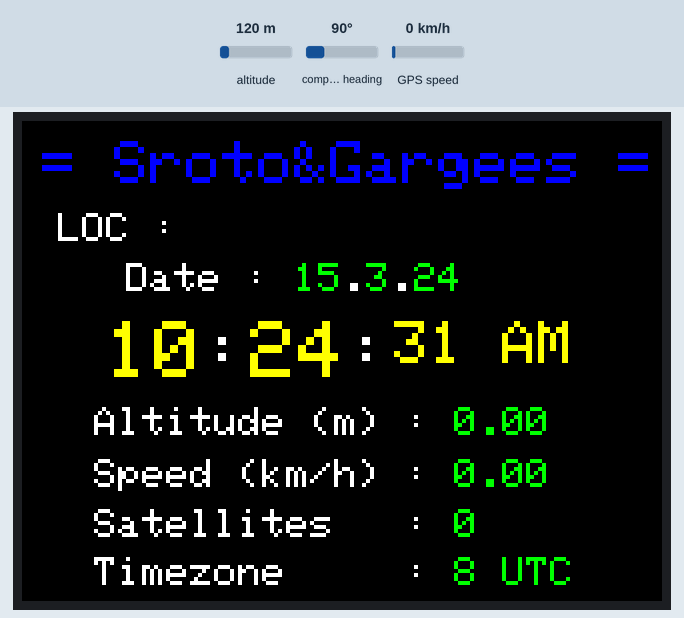
Recording of a sketch running on a simulated Arduino Uno, built with avr-gcc and run on an emulated ATmega328P. Parts: 320×240 colour display. The inputs (shaded band) are chosen by the test bench; at power-on: altitude 120 m, GPS speed 0 km/h, compass heading 90°. The GPS gets a fix after 3 s at 37.7749, -122.4194 with 8 satellites.

Above: at 1.6 s.
1.7 s: altitude set to 20 m
At 3.8 s:
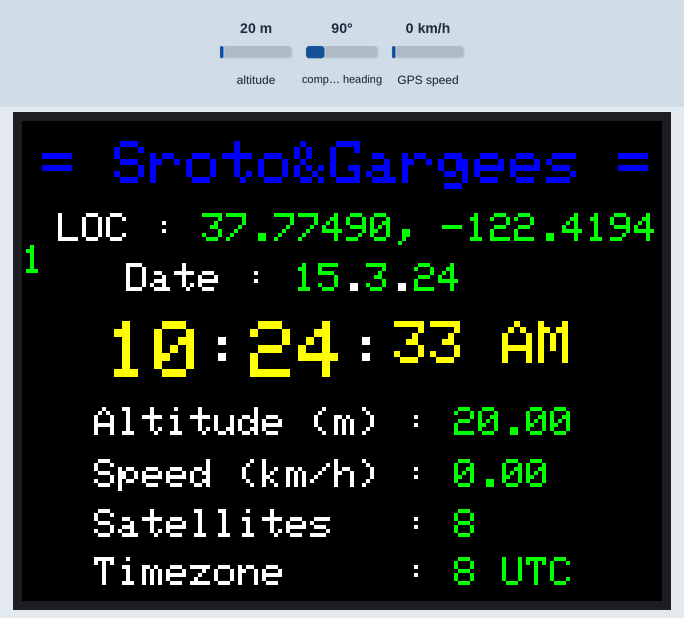
4.6 s: GPS speed set to 2 km/h
At 5.4 s:
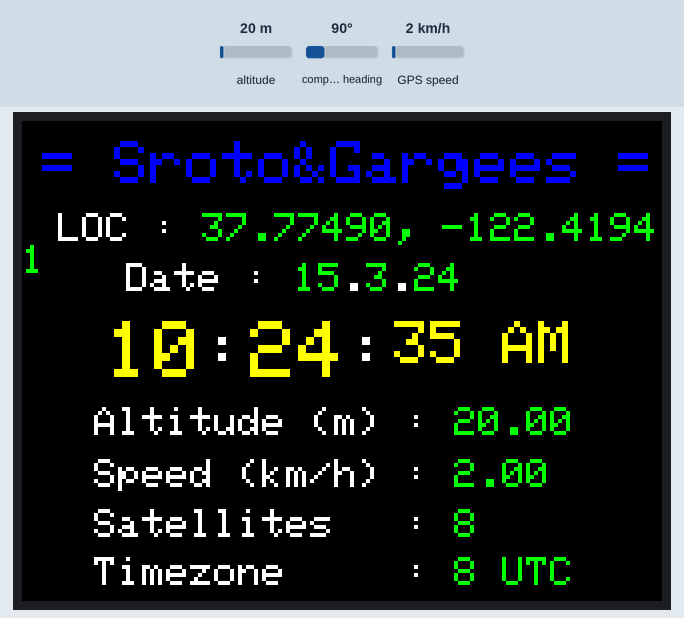
6.6 s: altitude set to 250 m
At 7.8 s:
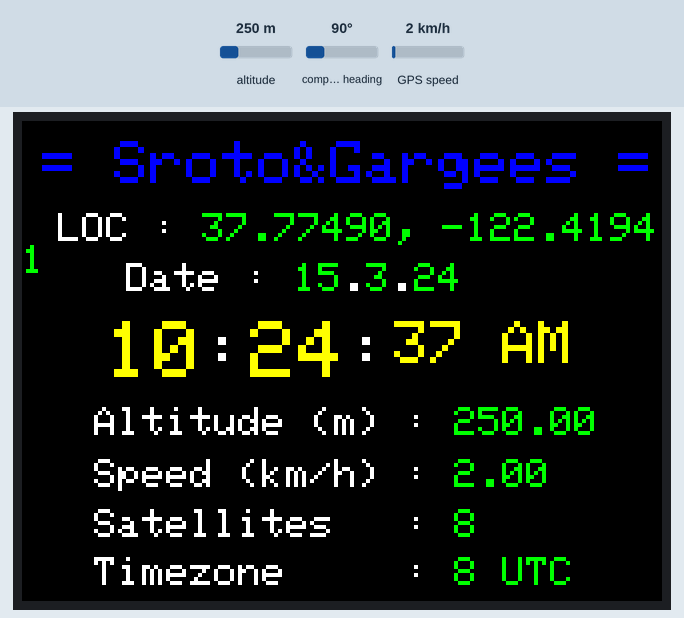
8.6 s: GPS speed set to 30 km/h
At 9.8 s:
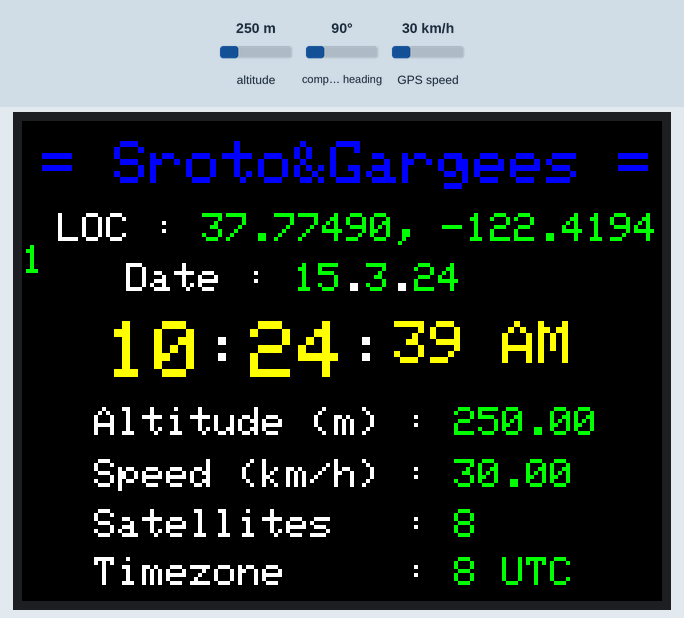
Timing chart, 0 to 11.6 s (numbered marks = the images above; inputs shaded):
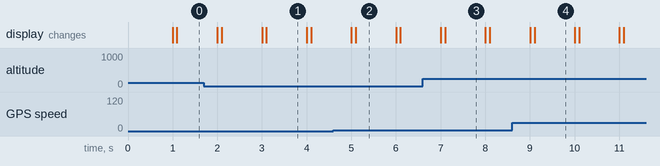

Measured:
- what the display in image 1 shows lasts 0.9 s, from 3.1 s to 4.0 s

The sketch:

NEO-6M-GPS-MCUFRIEND_8_GMT_v4.2.ino
```cpp
/*
MCUFRIEND TFT + NEO-6M + SMD UNO + UNO SCREW SHIELD = SOMEWHAT CHEAPEST/SIMPLE STRATUM 1  NON-DST +8 PRECISION GPS CLOCK
Devoloped by http://srotogargees.business.site/

 ** Version 2 Bugfix **

 - 12-H AM/PM version
 - added leading zero to min & seconds ,update every seconds.
 - Note: Decoded Coordinate,Altitude,Speed & Satellites count might not be as accurate as the prioritized CLOCK display.
 - PRECISION = +/- 1 Second on lock vs MCU processing speed + display latency.
 - Clock Accuracy compared to NTP = +/- 500 Millis - 1 Second.
 - Allow few minutes,place GPS near windows for fast sat lock.
 - Non-DST +8 GMT/UTC Timezone covers 4 Billion population.
 - Irkutsk,Shanghai,Beijing,Taipei,Hong Kong,Manila,Kuala Lumpur,Singapore,Makassar & Perth.
 - NEO_TX->PIN 10((UNOSS*RX)only rec),NEO_RX->UNOSS*TX can be ignored(no transmit to sat).
 - or find a software serial pin that will not conflict with display pins.
 - SS*=Software Serial ,pins that mimics MCU RX&TX to counter upload failure if RX/TX were utilised.
 - Feel free to mod according to your pref(opensourced).STM MCU,OLED,8-Seg,LedMatrix,Serial Monitor...etc
 - Simple/Fast 150 line Hobbist project.

*/

#include <Adafruit_GFX.h>
#include <MCUFRIEND_kbv.h>
#include <NeoSWSerial.h>
#include <NMEAGPS.h>

MCUFRIEND_kbv tft;

#define BLACK   0x0000
#define BLUE    0x001F
#define RED     0xF800
#define GREEN   0x07E0
#define CYAN    0x07FF
#define MAGENTA 0xF81F
#define YELLOW  0xFFE0
#define WHITE   0xFFFF

NMEAGPS gps;
gps_fix fix;
uint8_t fixCount;
NeoSWSerial serialgps(10,0);	//NEOTX->UNOSS*RX,NEORX<-UNOSS*TX

int h;  	//  Global localised variable declaration for 12-hour AM/PM format
String M;	//  Variable Meridian AM/PM

const int32_t zone_hours= +8L; 	// Timezone for non-Daylight Saving zone

void setup()
{
 tft.reset();
 uint16_t identifier = tft.readID();
 //Serial.print("ID = 0x");
 //Serial.println(identifier, HEX);
 if (identifier == 0xEFEF) identifier = 0x9486;
 tft.begin(identifier);
 serialgps.begin(9600);
 tft.setTextColor(GREEN);
 tft.setRotation(3); 				//Portrait(0=4),Landscape(1=5).Portrait Reversed 2=6
 tft.setCursor(50, 65);
 tft.setTextSize(3);
 tft.print("S&G GPS TIME");			//mod to your pref title/logo.
}

void adjustTime( NeoGPS::time_t & dt )
{
  NeoGPS::clock_t seconds = dt;     // convert date/time structure to seconds
  const NeoGPS::clock_t  zone_offset = zone_hours * NeoGPS::SECONDS_PER_HOUR;
  seconds += zone_offset;
  dt = seconds;                     // convert seconds structure back to date/time
}

void loop(){//set fixCount >=1 if loc ,alt,sat detail didnt show or just wait
if (gps.available( serialgps )) {fix = gps.read();fixCount++;
if (fixCount >= 1){fixCount = 0; if (fix.valid.time)adjustTime(fix.dateTime);printGPSdata();}}}

void printGPSdata()
{
  tft.fillScreen(BLACK);        		//clearscreen function also counters tft screenburns
  tft.setCursor(10, 10);
  tft.setTextColor(BLUE);
  tft.setTextSize(3);
  tft.print("= Sroto&Gargees =");       //mod to your pref title/logo.
  tft.println();
  tft.println();
  tft.setTextSize(2);
  tft.setTextColor(WHITE);
  tft.setCursor(18, 46);
  tft.print(F("LOC : "));
  if (fix.valid.location) {
    tft.setTextColor(GREEN);
    tft.print( fix.latitude(), 5 );
    tft.print( ", " );
    tft.print( fix.longitude(), 5 );
    tft.println();
  }
  tft.println();
  tft.setTextColor(WHITE);
  tft.setCursor(40, 71);
  tft.print( F(" Date : ") );
  if (fix.valid.date) {
    tft.setTextColor(GREEN);
    tft.print( fix.dateTime.date  ); tft.setTextColor(WHITE);tft.print('.'); tft.setTextColor(GREEN);
    tft.print( fix.dateTime.month ); tft.setTextColor(WHITE);tft.print('.');tft.setTextColor(GREEN);
    tft.print( fix.dateTime.year  );
    tft.println();}
  tft.setCursor(18, 100);
  tft.setTextSize(4);
  tft.setTextColor(YELLOW);
  tft.print(" ");
  if (fix.valid.time&&fix.dateTime.hours>11){h=fix.dateTime.hours-12;M=" PM";}else{h=fix.dateTime.hours;M=" AM";}
  if (fix.valid.time&&fix.dateTime.hours==0||h==0) {h=12;}
  if (h<10){tft.print(" ");}tft.print(h);
  tft.setTextSize(4);tft.setTextColor(WHITE);
  tft.print(':'); tft.setTextColor(YELLOW);
  if (fix.dateTime.minutes<10){tft.print("0");tft.print(fix.dateTime.minutes);}else{tft.print(fix.dateTime.minutes);}
  tft.setTextColor(WHITE);tft.print(':');tft.setTextColor(YELLOW);tft.setTextSize(3);
  if (fix.dateTime.seconds<10){tft.print("0");tft.print(fix.dateTime.seconds);}else{tft.print(fix.dateTime.seconds);}
  tft.print(M);
  tft.setTextSize(2);
  tft.setCursor(36, 143);
  tft.setTextColor(WHITE);
  tft.print( "Altitude (m) : " );
  if (fix.valid.altitude);
  tft.setTextColor(GREEN);
  tft.print( fix.altitude() );
  tft.println();
  tft.setTextColor(WHITE);
  tft.setCursor(36, 169);
  tft.print( "Speed (km/h) : " );
  if (fix.valid.speed);
  tft.setTextColor(GREEN);
  tft.print( fix.speed_kph() );
  tft.println();
  tft.println();
  tft.setCursor(36, 194);
  tft.setTextColor(WHITE);
  tft.print( "Satellites   : " );
  if (fix.valid.satellites);
  tft.setTextColor(GREEN);
  tft.println( fix.satellites );
  tft.setCursor(36, 218);
  tft.setTextColor(WHITE);
  tft.print("Timezone     : ");
  tft.setTextColor(GREEN);
  tft.print(zone_hours);
  tft.print(" UTC");
}
// end of code.
```
